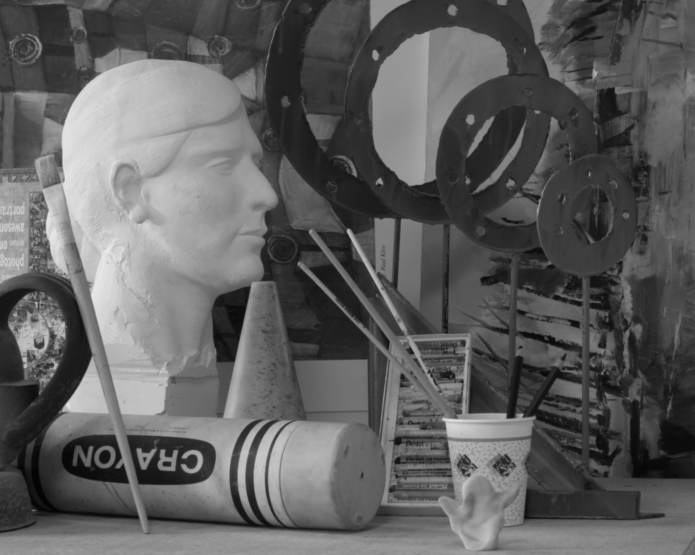
#> input picture Lab7/1.tif, 695 x 555 px, found by its file name
$ jupyter execute --allow-errors SobelX.ipynb   (older library calls are emulated)
#> lines starting #> are read from the running program, lines starting #| are printed output that depends on the picture
[cell 1]
import cv2
import matplotlib.pyplot as plt

[cell 2]
input_image = cv2.imread('/home/xilinx/jupyter_notebooks/Lab7/1.tif',0)
#> input_image is the input picture: shape (555, 695); min 3, max 234, mean 94.6
print (input_image.shape)
#| (555, 695)
plt.imshow(input_image,cmap = 'gray')
plt.show()

[cell 3]
import time
start_time = time.time()
sobelx = cv2.Sobel(input_image,cv2.CV_64F,1,0,ksize=3)
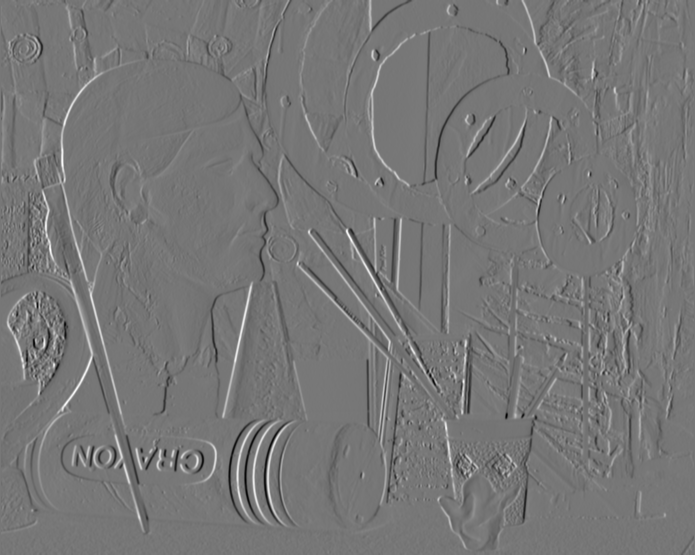
#> sobelx: shape (555, 695) float64; min -486, max 555, mean 0; drawn with min black and max white
stop_time = time.time()
sw_exec_time = stop_time-start_time
print('Software execution time: ',sw_exec_time)
